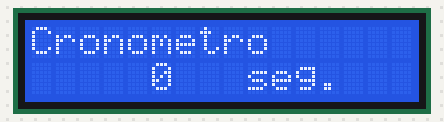
Simulated run of this sketch. Board: Arduino Uno, built with avr-gcc and run on an emulated ATmega328P. Shown: 16×2 character LCD.

Above: at 0.1 s.
At 4.1 s:
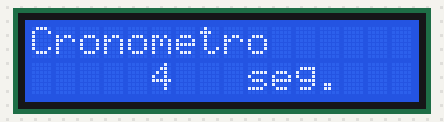
At 9.1 s:
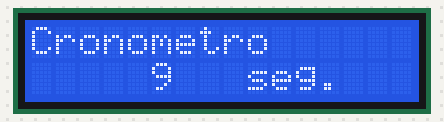
At 19.1 s:
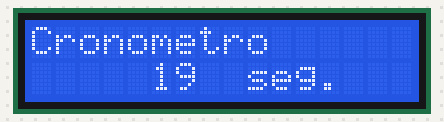
At 29.1 s:
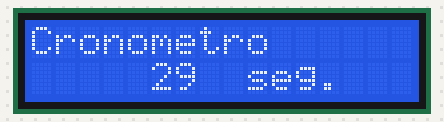
At 39.1 s:
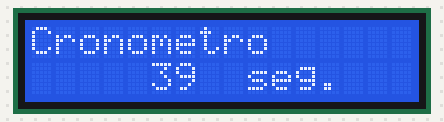

The sketch:

LCDCronometro.ino
```cpp
#include <LiquidCrystal_I2C.h> //Libreria del Display
LiquidCrystal_I2C lcd(0x27,16,2); //Nombrando al display 16 columnas y 2 filas

void setup() {
  lcd.init(); //Inicializar el LCD
  lcd.backlight(); //Encendemos la luz de fondo.
  lcd.setCursor(0,0); //COL,FIL
  lcd.print("Cronometro");
}

void loop() {
  lcd.setCursor(5,1); //Posicionar cursor en 2da fila
  lcd.print(millis() / 1000); //Dividir los milisegundos entre 1000 para obtener los segundos
  lcd.setCursor(9,1);
  lcd.print("seg."); //Escribir la palabra seg a un lado del tiempo

}
```

Measured:
- what the display in image 1 shows lasts 1.0 s, from 4.0 s to 5.0 s
